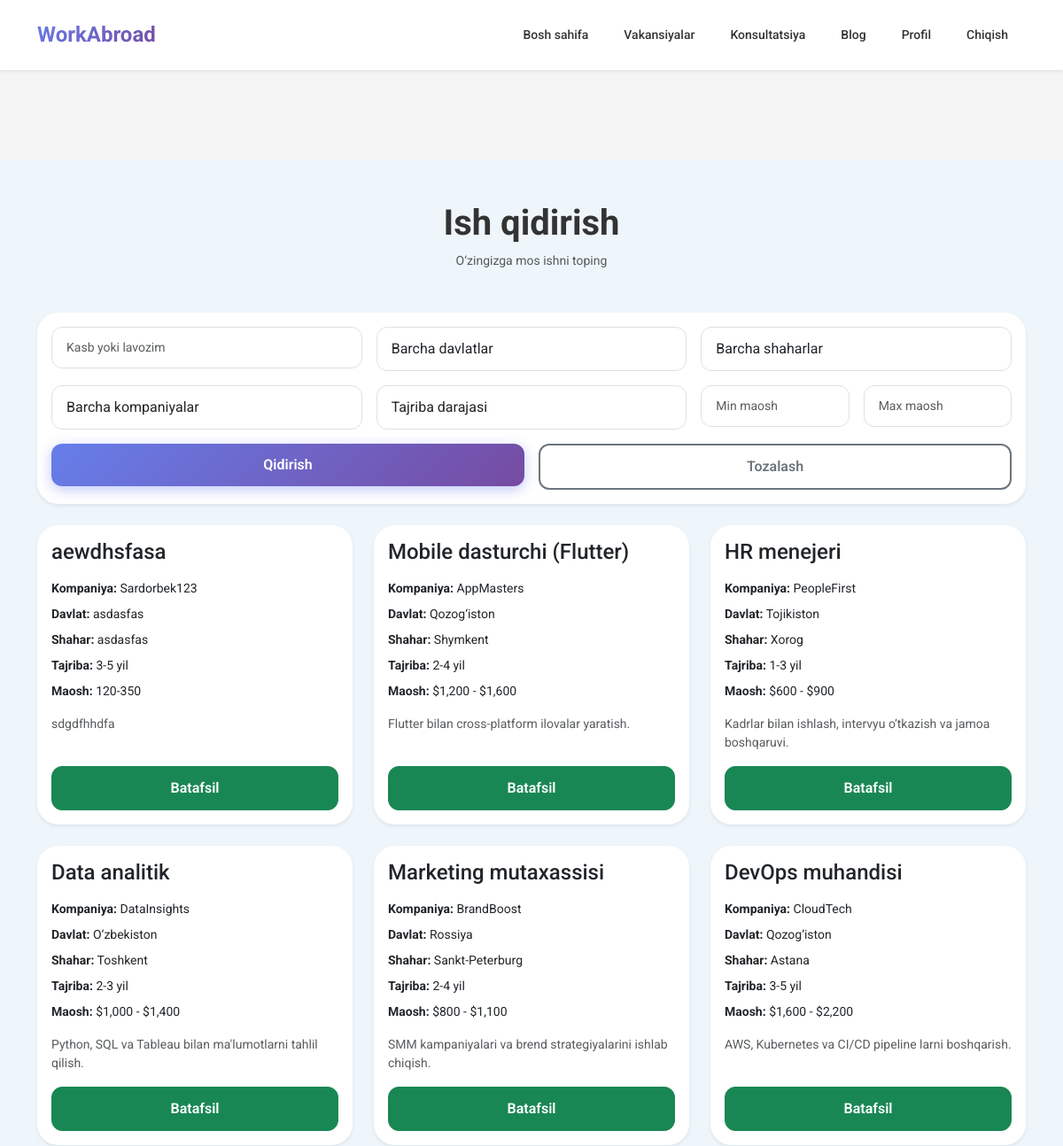
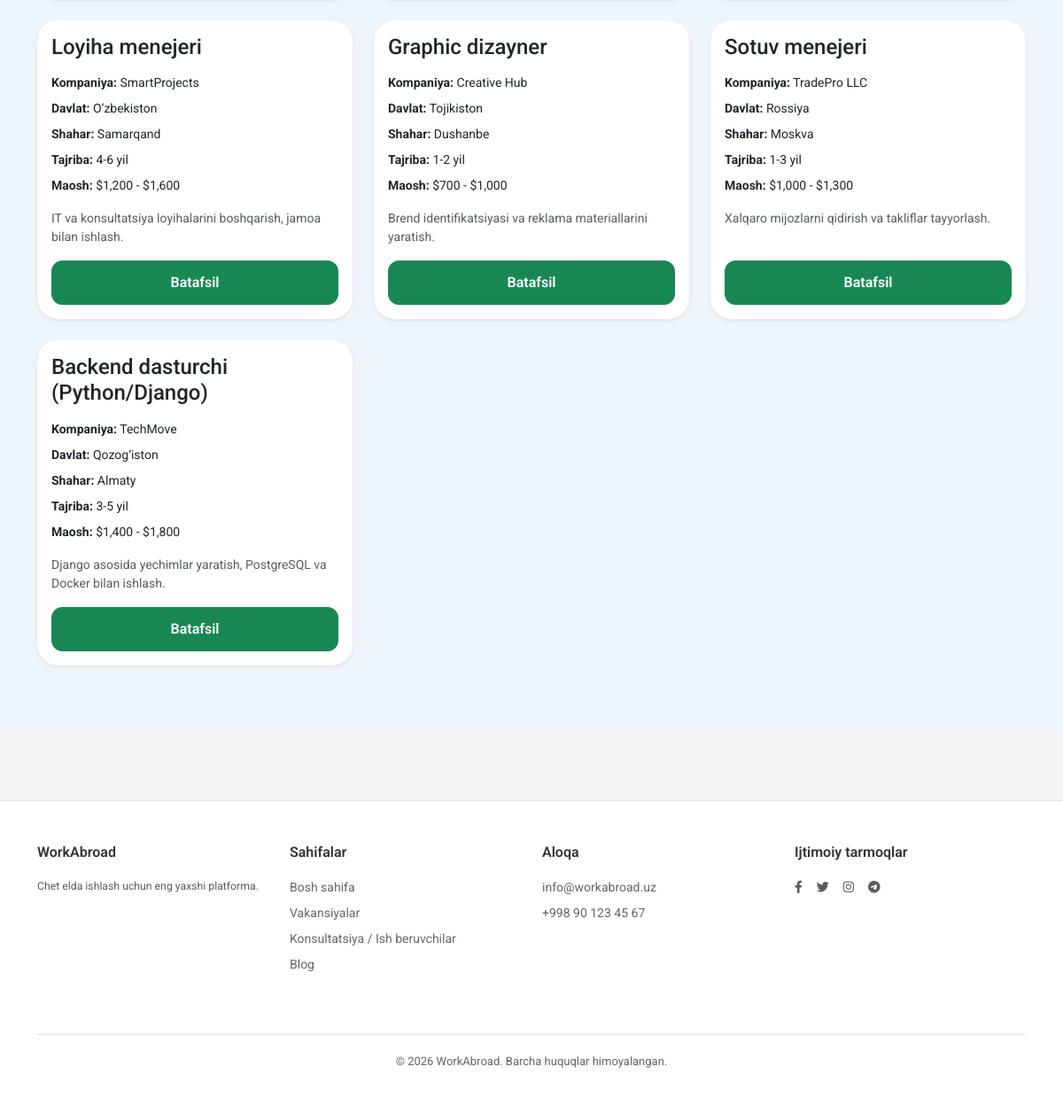
The page /jobs/ (signed in) on the database its author committed (2 pictures, top to bottom).
### jobs/models.py (models this page shows, shortened)
class Job(models.Model):
    title = models.CharField(max_length=200)
    company = models.CharField(max_length=200)
    posted_by = models.ForeignKey(
        settings.AUTH_USER_MODEL,
        on_delete=models.CASCADE,
        related_name='jobs',
        null=True,
        blank=True
    )
    country = models.CharField(max_length=100)
    city = models.CharField(max_length=100)
    address = models.CharField(max_length=255, blank=True, null=True)
    salary = models.CharField(max_length=100)
    experience = models.CharField(max_length=100)
    description = models.TextField()
    featured = models.BooleanField(default=False)
    approved = models.BooleanField(default=False)
    created_at = models.DateTimeField(auto_now_add=True)

### jobs/views.py (the view)
# urls.py: path('jobs/', views.jobs_list, name='jobs'),
@login_required
def jobs_list(request):
    jobs = Job.objects.filter(approved=True).order_by('-created_at')
    title = request.GET.get('title')
    country = request.GET.get('country')
    city = request.GET.get('city')
    company = request.GET.get('company')
    experience = request.GET.get('experience')
    min_salary = request.GET.get('min_salary')
    max_salary = request.GET.get('max_salary')
    if title:
        jobs = jobs.filter(title__icontains=title)
    if country:
        jobs = jobs.filter(country__icontains=country)
    if city:
        jobs = jobs.filter(city__icontains=city)
    if company:
        jobs = jobs.filter(company__icontains=company)
    if experience:
        jobs = jobs.filter(experience__icontains=experience)
    if min_salary:
        jobs = jobs.filter(salary__gte=min_salary)
    if max_salary:
        jobs = jobs.filter(salary__lte=max_salary)
    countries = Job.objects.values_list('country', flat=True).distinct()
    cities = Job.objects.values_list('city', flat=True).distinct()
    companies = Job.objects.values_list('company', flat=True).distinct()
    experiences = Job.objects.values_list('experience', flat=True).distinct()
    return render(request, 'jobs.html', {
        'jobs': jobs,
        'countries': countries,
        'cities': cities,
        'companies': companies,
        'experiences': experiences,
    })

### templates/jobs.html (shortened to what this page needs)
{% extends 'base.html' %}
{% load static %}
{% block content %}
<section class="page-shell py-5">
    <div class="container">
        <div class="text-center mb-5">
            <h1 class="fw-bold">Ish qidirish</h1>
            <p class="text-muted">O‘zingizga mos ishni toping</p>
        </div>
        <div class="card shadow-sm border-0 mb-4">
            <div class="card-body">
                <form method="get" class="row g-3">
                    <div class="col-md-4">
                        <input type="text" name="title" class="form-control"
                               placeholder="Kasb yoki lavozim"
                               value="{{ request.GET.title }}">
                    </div>
                    <div class="col-md-4">
                        <select name="country" class="form-select country-select">
                            <option value="">Barcha davlatlar</option>
                        </select>
                    </div>
                    <div class="col-md-4">
                        <select name="city" class="form-select">
                            <option value="">Barcha shaharlar</option>
                        </select>
                    </div>
                    <div class="col-md-4">
                        <select name="company" class="form-select">
                            <option value="">Barcha kompaniyalar</option>
                        </select>
                    </div>
                    <div class="col-md-4">
                        <select name="experience" class="form-select">
                            <option value="">Tajriba darajasi</option>
                        </select>
                    </div>
                    <div class="col-md-2">
                        <input type="number" name="min_salary" class="form-control"
                               placeholder="Min maosh"
                               value="{{ request.GET.min_salary }}">
                    </div>
                    <div class="col-md-2">
                        <input type="number" name="max_salary" class="form-control"
                               placeholder="Max maosh"
                               value="{{ request.GET.max_salary }}">
                    </div>
                    <div class="col-md-6">
                        <button type="submit" class="btn btn-primary w-100">Qidirish</button>
                    </div>
                    <div class="col-md-6">
                        <a href="{% url 'jobs' %}" class="btn btn-outline-secondary w-100">Tozalash</a>
                    </div>
                </form>
            </div>
        </div>
        <div class="row">
            {% for job in jobs %}
                <div class="col-md-6 col-lg-4 mb-4">
                    <div class="card h-100 shadow-sm border-0">
                        <div class="card-body d-flex flex-column">
                            <h4 class="card-title mb-3">{{ job.title }}</h4>
                            <p class="mb-2"><strong>Kompaniya:</strong> {{ job.company }}</p>
                            <p class="mb-2"><strong>Davlat:</strong> {{ job.country }}</p>
                            <p class="mb-2"><strong>Shahar:</strong> {{ job.city }}</p>
                            <p class="mb-2"><strong>Tajriba:</strong> {{ job.experience }}</p>
                            <p class="mb-3"><strong>Maosh:</strong> {{ job.salary }}</p>
                            {% if job.description %}
                                <p class="text-muted flex-grow-1">
                                    {{ job.description|truncatewords:20 }}
                                </p>
                            {% endif %}
                            <a href="{% url 'job_detail' job.id %}" class="btn btn-success mt-auto">
                                Batafsil
                            </a>
                        </div>
                    </div>
                </div>
            {% empty %}
                <div class="col-12">
                    <div class="alert alert-warning text-center">
                        Mos ish topilmadi.
                    </div>
                </div>
            {% endfor %}
        </div>
    </div>
</section>
{% endblock %}

### templates/base.html (shortened to what this page needs)
{% load static %}
<!DOCTYPE html>
<html lang="uz">
<head>
    <link href="https://cdn.jsdelivr.net/npm/bootstrap@5.3.3/dist/css/bootstrap.min.css" rel="stylesheet">
    <link rel="stylesheet" href="https://cdnjs.cloudflare.com/ajax/libs/font-awesome/6.4.0/css/all.min.css">
    <link rel="stylesheet" href="{% static 'css/style.css' %}?v=2">
</head>
<body>
<nav class="navbar navbar-expand-lg navbar-light bg-white shadow-sm fixed-top">
    <div class="container">
        <a class="navbar-brand fw-bold text-primary" href="{% url 'home' %}">WorkAbroad</a>
        <div class="collapse navbar-collapse" id="navbarsExample">
            <ul class="navbar-nav ms-auto align-items-lg-center">
                <li class="nav-item"><a class="nav-link" href="{% url 'home' %}">Bosh sahifa</a></li>
                <li class="nav-item"><a class="nav-link" href="{% url 'jobs' %}">Vakansiyalar</a></li>
                <li class="nav-item"><a class="nav-link" href="{% url 'consultation' %}">Konsultatsiya </a></li>
                <li class="nav-item"><a class="nav-link" href="{% url 'blog' %}">Blog</a></li>
                {% if user.is_authenticated %}
                    <li class="nav-item"><a class="nav-link" href="{% url 'profile' %}">Profil</a></li>
                    <li class="nav-item"><a class="nav-link" href="{% url 'logout' %}">Chiqish</a></li>
                {% else %}
                    <li class="nav-item"><a class="nav-link" href="{% url 'login' %}">Kirish</a></li>
                    <li class="nav-item ms-lg-2">
                        <a class="btn btn-primary rounded-pill px-4" href="{% url 'register' %}">Ro'yxatdan o'tish</a>
                    </li>
                {% endif %}
            </ul>
        </div>
    </div>
</nav>
<div class="main-content" style="padding-top: 100px;">
    {% block content %}{% endblock %}
</div>
<footer class="bg-white border-top mt-5 py-5">
    <div class="container">
        <div class="row g-4">
            <div class="col-lg-3 footer-section">
                <h6>WorkAbroad</h6>
                <p class="text-muted small mb-3">
                    Chet elda ishlash uchun eng yaxshi platforma.
                </p>
            </div>
            <div class="col-lg-3 footer-section">
                <h6>Sahifalar</h6>
                <ul class="footer-links">
                    <li><a href="{% url 'home' %}">Bosh sahifa</a></li>
                    <li><a href="{% url 'jobs' %}">Vakansiyalar</a></li>
                    <li><a href="{% url 'consultation' %}">Konsultatsiya / Ish beruvchilar</a></li>
                    <li><a href="{% url 'blog' %}">Blog</a></li>
                </ul>
            </div>
            <div class="col-lg-3 footer-section">
                <h6>Aloqa</h6>
                <ul class="footer-links">
                    <li><a href="mailto:info@workabroad.uz">info@workabroad.uz</a></li>
                    <li><a href="tel:+998901234567">+998 90 123 45 67</a></li>
                </ul>
            </div>
            <div class="col-lg-3 footer-section">
                <h6>Ijtimoiy tarmoqlar</h6>
                <div class="d-flex gap-3">
                    <a href="#" class="text-muted"><i class="fab fa-facebook-f"></i></a>
                    <a href="#" class="text-muted"><i class="fab fa-twitter"></i></a>
                    <a href="#" class="text-muted"><i class="fab fa-instagram"></i></a>
                    <a href="#" class="text-muted"><i class="fab fa-telegram"></i></a>
                </div>
            </div>
        </div>
        <div class="footer-bottom">
            <p class="mb-0">© 2026 WorkAbroad. Barcha huquqlar himoyalangan.</p>
        </div>
    </div>
</footer>
</body>
</html>

### static/css/style.css (style rules this page uses)
* { margin: 0; padding: 0; box-sizing: border-box; }
body { font-family: 'Roboto', -apple-system, BlinkMacSystemFont, 'Segoe UI', sans-serif; background-color: #f5f5f5; color: #333; line-height: 1.5; font-size: 14px; }
:root { --hh-blue: #00b4d8; --hh-blue-dark: #0099b8; --hh-blue-light: #e6f7fa; --hh-gray: #666; --hh-gray-light: #f8f9fa; --hh-white: #ffffff; --hh-border: #e0e0e0; --hh-text: #333; --hh-text-light: #666; }
.navbar { background: var(--hh-white); border-bottom: 1px solid var(--hh-border); padding: 12px 0; box-shadow: 0 1px 3px rgba(0,0,0,0.1); }
.navbar-brand { font-size: 24px; font-weight: 700; color: var(--hh-blue) !important; margin-right: 40px; }
.navbar-nav .nav-link { color: var(--hh-text) !important; font-weight: 500; padding: 8px 16px !important; margin: 0 4px; border-radius: 4px; transition: all 0.2s ease; }
.btn-primary { background-color: var(--hh-blue); border-color: var(--hh-blue); border-radius: 4px; font-weight: 500; padding: 8px 20px; }
.main-content { padding-top: 80px; min-height: calc(100vh - 200px); }
.page-shell { background: #eef6fb; min-height: calc(100vh - 220px); padding: 60px 0; }
.page-shell .container { position: relative; z-index: 2; }
.page-shell .page-card, .page-shell .card, .page-shell .job-detail-card, .page-shell .form-card { background: #ffffff; border: 1px solid rgba(15, 23, 42, 0.08); border-radius: 24px; box-shadow: 0 18px 40px rgba(15, 23, 42, 0.08); transition: all 0.3s ease; }
.page-shell .btn-outline-secondary, .page-shell .btn-outline-primary, .page-shell .btn-outline-success { border-width: 2px; }
.page-shell .form-control, .page-shell .form-select, .page-shell .input-group-text { border-radius: 12px; }
.page-shell .form-control, .page-shell .form-select { border: 1px solid var(--hh-border); background-color: #ffffff; box-shadow: none; }
.form-control { border: 1px solid var(--hh-border); border-radius: 4px; padding: 10px 12px; font-size: 14px; }
footer { background: var(--hh-white); border-top: 1px solid var(--hh-border); padding: 40px 0 20px; margin-top: 60px; }
.footer-section { margin-bottom: 30px; }
.footer-section h6 { color: var(--hh-text); font-weight: 600; margin-bottom: 20px; font-size: 16px; }
.footer-links { list-style: none; padding: 0; margin: 0; }
.footer-links li { margin-bottom: 8px; }
.footer-links a { color: var(--hh-text-light); text-decoration: none; font-size: 14px; transition: color 0.2s ease; }
.footer-bottom { border-top: 1px solid var(--hh-border); padding-top: 20px; margin-top: 30px; text-align: center; color: var(--hh-text-light); font-size: 13px; }
.card { background: rgba(255, 255, 255, 0.95); backdrop-filter: blur(20px); border: 1px solid rgba(255, 255, 255, 0.2); border-radius: 18px; border: none; transition: all 0.3s ease; overflow: hidden; }
.navbar { background: rgba(255, 255, 255, 0.95); backdrop-filter: blur(20px); -webkit-backdrop-filter: blur(20px); border-bottom: 1px solid rgba(255, 255, 255, 0.2); padding: 1rem 0; transition: all 0.3s ease; box-shadow: 0 2px 20px rgba(0, 0, 0, 0.1); }
.navbar-brand { font-size: 1.5rem; font-weight: 800; background: linear-gradient(135deg, #667eea 0%, #764ba2 100%); -webkit-background-clip: text; -webkit-text-fill-color: transparent; background-clip: text; }
.navbar-nav .nav-link { font-weight: 500; transition: all 0.3s ease; position: relative; }
.navbar-nav .nav-link::after { content: ''; position: absolute; bottom: -5px; left: 50%; width: 0; height: 2px; background: linear-gradient(135deg, #667eea 0%, #764ba2 100%); transition: all 0.3s ease; transform: translateX(-50%); }
.main-content { min-height: calc(100vh - 200px); padding-top: 120px; padding-bottom: 2rem; }
.btn { border-radius: 12px; padding: 12px 24px; font-weight: 600; transition: all 0.3s cubic-bezier(0.4, 0, 0.2, 1); position: relative; overflow: hidden; }
.btn::before { content: ''; position: absolute; top: 0; left: -100%; width: 100%; height: 100%; background: linear-gradient(90deg, transparent, rgba(255, 255, 255, 0.2), transparent); transition: left 0.5s; }
.btn-primary { background: linear-gradient(135deg, #667eea 0%, #764ba2 100%); border: none; box-shadow: 0 4px 15px rgba(102, 126, 234, 0.4); }
.form-control, .form-select { border-radius: 12px; padding: 12px 16px; border: 2px solid rgba(255, 255, 255, 0.2); background: rgba(255, 255, 255, 0.9); backdrop-filter: blur(10px); transition: all 0.3s ease; }
body { padding-top:80px; }

### rows shown on the page
Job: title "aewdhsfasa", company "Sardorbek123", country "asdasfas", city "asdasfas", experience "3-5 yil", salary "120-350", description "sdgdfhhdfa"
Job: title "Mobile dasturchi (Flutter)", company "AppMasters", country "Qozog‘iston", city "Shymkent", experience "2-4 yil", salary "$1,200 - $1,600", description "Flutter bilan cross-platform ilovalar yaratish."
Job: title "HR menejeri", company "PeopleFirst", country "Tojikiston", city "Xorog", experience "1-3 yil", salary "$600 - $900", description "Kadrlar bilan ishlash, intervyu o‘tkazish va jamoa boshqaruvi."
Job: title "Data analitik", company "DataInsights", country "O‘zbekiston", city "Toshkent", experience "2-3 yil", salary "$1,000 - $1,400", description "Python, SQL va Tableau bilan ma'lumotlarni tahlil qilish."
Job: title "Marketing mutaxassisi", company "BrandBoost", country "Rossiya", city "Sankt-Peterburg", experience "2-4 yil", salary "$800 - $1,100", description "SMM kampaniyalari va brend strategiyalarini ishlab chiqish."
Job: title "DevOps muhandisi", company "CloudTech", country "Qozog‘iston", city "Astana", experience "3-5 yil", salary "$1,600 - $2,200", description "AWS, Kubernetes va CI/CD pipeline larni boshqarish."
Job: title "Loyiha menejeri", company "SmartProjects", country "O‘zbekiston", city "Samarqand", experience "4-6 yil", salary "$1,200 - $1,600", description "IT va konsultatsiya loyihalarini boshqarish, jamoa bilan ishlash."
Job: title "Graphic dizayner", company "Creative Hub", country "Tojikiston", city "Dushanbe", experience "1-2 yil", salary "$700 - $1,000", description "Brend identifikatsiyasi va reklama materiallarini yaratish."
Job: title "Sotuv menejeri", company "TradePro LLC", country "Rossiya", city "Moskva", experience "1-3 yil", salary "$1,000 - $1,300", description "Xalqaro mijozlarni qidirish va takliflar tayyorlash."
Job: title "Backend dasturchi (Python/Django)", company "TechMove", country "Qozog‘iston", city "Almaty", experience "3-5 yil", salary "$1,400 - $1,800", description "Django asosida yechimlar yaratish, PostgreSQL va Docker bilan ishlash."
